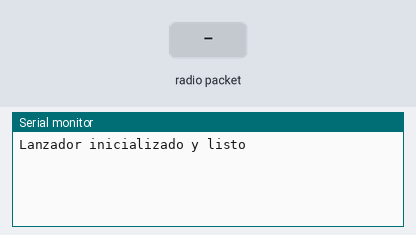
Bench run of a sketch on a simulated Arduino Uno, built with avr-gcc and run on an emulated ATmega328P. On the bench: the last lines printed to the serial monitor. The test bench sets the inputs (shaded band). No radio packets arrive unless stated.

Above: at 1.2 s.
1.3 s: radio packet "1" arrives
At 2.4 s:
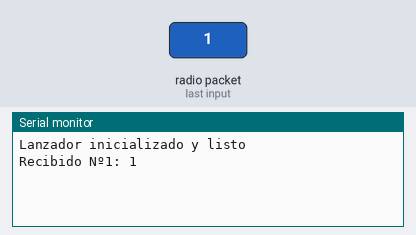
2.8 s: radio packet "0" arrives
At 3.6 s:
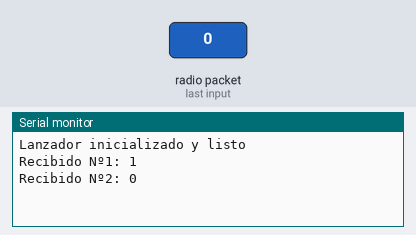
4.3 s: radio packet "2" arrives
At 4.7 s:
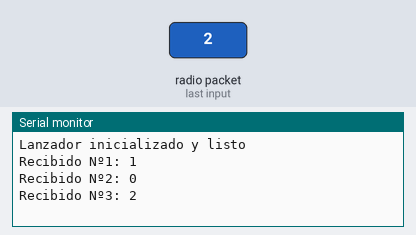

Measured:
- after the input at 1.3 s, the serial monitor: prints a new line at once (image 1)
- after the input at 2.8 s, the serial monitor: prints a new line at once (image 2)
- after the input at 4.3 s, the serial monitor: prints a new line at once (image 3)

The sketch:

RC_Lanzador.ino
```cpp
//********************************************************
//              Lanzador con NRF24 (Servidor)
//********************************************************

#include <SPI.h>
#include <RH_NRF24.h>

//Constantes
#define KBPS_250 (RH_NRF24::DataRate250kbps)
#define MBPS_1   (RH_NRF24::DataRate1Mbps)
#define MBPS_2   (RH_NRF24::DataRate2Mbps)
#define PW_0DB   (RH_NRF24::TransmitPower0dBm)
#define MAX_MSG_LEN (RH_NRF24_MAX_MESSAGE_LEN)

RH_NRF24 nrf24;

uint32_t cont = 0;

//Setup
void setup()
{
  Serial.begin(9600);

  //Init NRF24
  if (!nrf24.init())
    Serial.println("NRF24 Init failed...");
  if (!nrf24.setChannel(2))
    Serial.println("Set Channel failed...");
  if (!nrf24.setRF(KBPS_250, PW_0DB))
    Serial.println("NRF24 Settings failed...");

    Serial.println("Lanzador inicializado y listo");
}

//Loop
void loop()
{
  if (nrf24.available())
  {
    uint8_t buf[MAX_MSG_LEN];
    uint8_t len = sizeof(buf);

    //Waits for message
    if (nrf24.recv(buf, &len))
    {
      cont++;
      Serial.print("Recibido Nº");
      Serial.print(cont);
      Serial.print(": ");
      Serial.println((char*)buf);
    }
    else
    {
      Serial.println("Received failed...");
    }
  }
}
```
